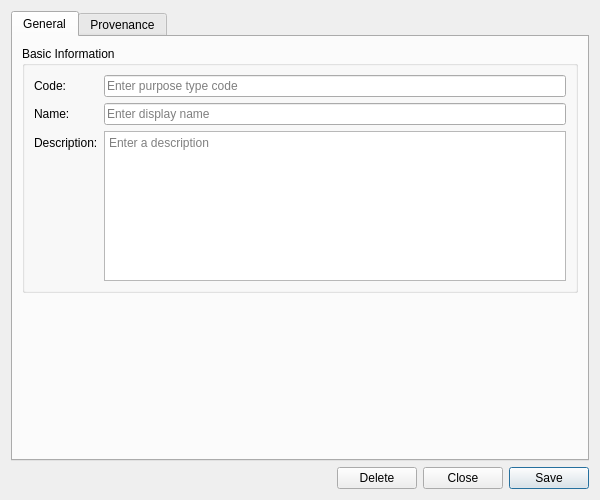
<?xml version="1.0" encoding="UTF-8"?>
<ui version="4.0">
 <class>PurposeTypeDetailDialog</class>
 <widget class="QWidget" name="PurposeTypeDetailDialog">
  <property name="geometry">
   <rect>
    <x>0</x>
    <y>0</y>
    <width>600</width>
    <height>500</height>
   </rect>
  </property>
  <property name="sizePolicy">
   <sizepolicy hsizetype="Preferred" vsizetype="Preferred">
    <horstretch>0</horstretch>
    <verstretch>0</verstretch>
   </sizepolicy>
  </property>
  <property name="minimumSize">
   <size>
    <width>600</width>
    <height>500</height>
   </size>
  </property>
  <property name="windowTitle">
   <string>Purpose Type Details</string>
  </property>
  <layout class="QVBoxLayout" name="verticalLayout">
   <item>
    <widget class="QTabWidget" name="tabWidget">
     <property name="currentIndex"><number>0</number></property>
     <widget class="QWidget" name="generalTab">
      <attribute name="title"><string>General</string></attribute>
      <layout class="QVBoxLayout" name="generalLayout">
       <item>
        <widget class="QGroupBox" name="basicInfoGroup">
         <property name="title">
          <string>Basic Information</string>
         </property>
         <layout class="QFormLayout" name="formLayout">
          <item row="0" column="0">
           <widget class="QLabel" name="labelCode">
            <property name="text">
             <string>Code:</string>
            </property>
           </widget>
          </item>
          <item row="0" column="1">
           <widget class="QLineEdit" name="codeEdit">
            <property name="placeholderText">
             <string>Enter purpose type code</string>
            </property>
           </widget>
          </item>
          <item row="1" column="0">
           <widget class="QLabel" name="labelName">
            <property name="text">
             <string>Name:</string>
            </property>
           </widget>
          </item>
          <item row="1" column="1">
           <widget class="QLineEdit" name="nameEdit">
            <property name="placeholderText">
             <string>Enter display name</string>
            </property>
           </widget>
          </item>
          <item row="2" column="0">
           <widget class="QLabel" name="labelDescription">
            <property name="text">
             <string>Description:</string>
            </property>
           </widget>
          </item>
          <item row="2" column="1">
           <widget class="QPlainTextEdit" name="descriptionEdit">
            <property name="minimumSize">
             <size>
              <width>0</width>
              <height>80</height>
             </size>
            </property>
            <property name="maximumSize">
             <size>
              <width>16777215</width>
              <height>150</height>
             </size>
            </property>
            <property name="placeholderText">
             <string>Enter a description</string>
            </property>
           </widget>
          </item>
         </layout>
        </widget>
       </item>
       <item>
        <spacer name="verticalSpacer">
         <property name="orientation">
          <enum>Qt::Vertical</enum>
         </property>
         <property name="sizeHint" stdset="0">
          <size>
           <width>20</width>
           <height>40</height>
          </size>
         </property>
        </spacer>
       </item>
      </layout>
     </widget>
     <widget class="QWidget" name="provenanceTab">
      <attribute name="title"><string>Provenance</string></attribute>
      <layout class="QVBoxLayout" name="provenanceTabLayout">
       <item>
        <widget class="ores::qt::ProvenanceWidget" name="provenanceWidget" native="true"/>
       </item>
      </layout>
     </widget>
    </widget>
   </item>
   <item>
    <layout class="QHBoxLayout" name="buttonLayout">
     <item>
      <spacer name="horizontalSpacer">
       <property name="orientation">
        <enum>Qt::Horizontal</enum>
       </property>
       <property name="sizeHint" stdset="0">
        <size>
         <width>40</width>
         <height>20</height>
        </size>
       </property>
      </spacer>
     </item>
     <item>
      <widget class="QPushButton" name="deleteButton">
       <property name="text">
        <string>Delete</string>
       </property>
      </widget>
     </item>
     <item>
      <widget class="QPushButton" name="closeButton">
       <property name="text">
        <string>Close</string>
       </property>
      </widget>
     </item>
     <item>
      <widget class="QPushButton" name="saveButton">
       <property name="text">
        <string>Save</string>
       </property>
       <property name="default">
        <bool>true</bool>
       </property>
      </widget>
     </item>
    </layout>
   </item>
  </layout>
 </widget>
 <customwidgets>
  <customwidget>
   <class>ores::qt::ProvenanceWidget</class>
   <extends>QWidget</extends>
   <header>ores.qt/ProvenanceWidget.hpp</header>
  </customwidget>
 </customwidgets>
 <resources/>
 <connections/>
</ui>
